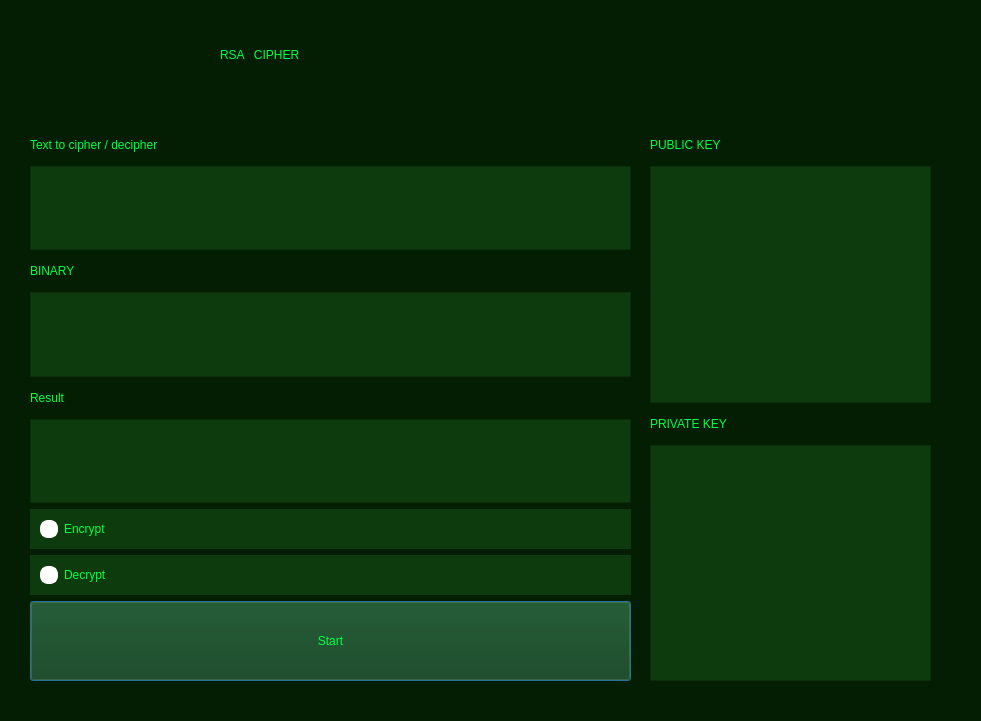
<?xml version="1.0" encoding="UTF-8"?>
<ui version="4.0">
 <class>Dialog</class>
 <widget class="QDialog" name="Dialog">
  <property name="geometry">
   <rect>
    <x>0</x>
    <y>0</y>
    <width>981</width>
    <height>721</height>
   </rect>
  </property>
  <property name="windowTitle">
   <string>Dialog</string>
  </property>
  <widget class="QWidget" name="widget_2" native="true">
   <property name="geometry">
    <rect>
     <x>0</x>
     <y>0</y>
     <width>1371</width>
     <height>901</height>
    </rect>
   </property>
   <property name="styleSheet">
    <string notr="true">background-color: rgb(4, 30, 4);</string>
   </property>
   <widget class="QWidget" name="widget" native="true">
    <property name="geometry">
     <rect>
      <x>30</x>
      <y>130</y>
      <width>601</width>
      <height>551</height>
     </rect>
    </property>
    <property name="styleSheet">
     <string notr="true">background-color: rgb(4, 30, 4);</string>
    </property>
    <layout class="QVBoxLayout" name="verticalLayout">
     <item>
      <widget class="QLabel" name="label_2">
       <property name="minimumSize">
        <size>
         <width>0</width>
         <height>30</height>
        </size>
       </property>
       <property name="styleSheet">
        <string notr="true">font: 24pt &quot;ArcadeClassic&quot;;
color:rgb(0, 255, 65);</string>
       </property>
       <property name="text">
        <string>Text to cipher / decipher</string>
       </property>
      </widget>
     </item>
     <item>
      <widget class="QTextEdit" name="textEdit_plainText">
       <property name="styleSheet">
        <string notr="true">background-color: rgb(13, 59, 13);
color:rgb(0, 255, 65);</string>
       </property>
       <property name="html">
        <string>&lt;!DOCTYPE HTML PUBLIC &quot;-//W3C//DTD HTML 4.0//EN&quot; &quot;http://www.w3.org/TR/REC-html40/strict.dtd&quot;&gt;
&lt;html&gt;&lt;head&gt;&lt;meta name=&quot;qrichtext&quot; content=&quot;1&quot; /&gt;&lt;style type=&quot;text/css&quot;&gt;
p, li { white-space: pre-wrap; }
&lt;/style&gt;&lt;/head&gt;&lt;body style=&quot; font-family:'MS Shell Dlg 2'; font-size:7.8pt; font-weight:400; font-style:normal;&quot;&gt;
&lt;p style=&quot;-qt-paragraph-type:empty; margin-top:0px; margin-bottom:0px; margin-left:0px; margin-right:0px; -qt-block-indent:0; text-indent:0px;&quot;&gt;&lt;br /&gt;&lt;/p&gt;&lt;/body&gt;&lt;/html&gt;</string>
       </property>
      </widget>
     </item>
     <item>
      <widget class="QLabel" name="label_6">
       <property name="minimumSize">
        <size>
         <width>0</width>
         <height>30</height>
        </size>
       </property>
       <property name="styleSheet">
        <string notr="true">font: 24pt &quot;ArcadeClassic&quot;;
color:rgb(0, 255, 65);</string>
       </property>
       <property name="text">
        <string>BINARY</string>
       </property>
      </widget>
     </item>
     <item>
      <widget class="QTextEdit" name="textEdit_binaryText">
       <property name="styleSheet">
        <string notr="true">background-color: rgb(13, 59, 13);
color:rgb(0, 255, 65);</string>
       </property>
       <property name="html">
        <string>&lt;!DOCTYPE HTML PUBLIC &quot;-//W3C//DTD HTML 4.0//EN&quot; &quot;http://www.w3.org/TR/REC-html40/strict.dtd&quot;&gt;
&lt;html&gt;&lt;head&gt;&lt;meta name=&quot;qrichtext&quot; content=&quot;1&quot; /&gt;&lt;style type=&quot;text/css&quot;&gt;
p, li { white-space: pre-wrap; }
&lt;/style&gt;&lt;/head&gt;&lt;body style=&quot; font-family:'MS Shell Dlg 2'; font-size:7.8pt; font-weight:400; font-style:normal;&quot;&gt;
&lt;p style=&quot;-qt-paragraph-type:empty; margin-top:0px; margin-bottom:0px; margin-left:0px; margin-right:0px; -qt-block-indent:0; text-indent:0px;&quot;&gt;&lt;br /&gt;&lt;/p&gt;&lt;/body&gt;&lt;/html&gt;</string>
       </property>
      </widget>
     </item>
     <item>
      <widget class="QLabel" name="label_3">
       <property name="minimumSize">
        <size>
         <width>0</width>
         <height>30</height>
        </size>
       </property>
       <property name="styleSheet">
        <string notr="true">font: 24pt &quot;ArcadeClassic&quot;;
color:rgb(0, 255, 65);</string>
       </property>
       <property name="text">
        <string>Result</string>
       </property>
      </widget>
     </item>
     <item>
      <widget class="QTextEdit" name="textEdit_cipheredText">
       <property name="styleSheet">
        <string notr="true">background-color: rgb(13, 59, 13);
color:rgb(0, 255, 65);</string>
       </property>
       <property name="html">
        <string>&lt;!DOCTYPE HTML PUBLIC &quot;-//W3C//DTD HTML 4.0//EN&quot; &quot;http://www.w3.org/TR/REC-html40/strict.dtd&quot;&gt;
&lt;html&gt;&lt;head&gt;&lt;meta name=&quot;qrichtext&quot; content=&quot;1&quot; /&gt;&lt;style type=&quot;text/css&quot;&gt;
p, li { white-space: pre-wrap; }
&lt;/style&gt;&lt;/head&gt;&lt;body style=&quot; font-family:'MS Shell Dlg 2'; font-size:7.8pt; font-weight:400; font-style:normal;&quot;&gt;
&lt;p style=&quot;-qt-paragraph-type:empty; margin-top:0px; margin-bottom:0px; margin-left:0px; margin-right:0px; -qt-block-indent:0; text-indent:0px;&quot;&gt;&lt;br /&gt;&lt;/p&gt;&lt;/body&gt;&lt;/html&gt;</string>
       </property>
      </widget>
     </item>
     <item>
      <widget class="QRadioButton" name="radioButton_Encrypt">
       <property name="minimumSize">
        <size>
         <width>0</width>
         <height>40</height>
        </size>
       </property>
       <property name="whatsThis">
        <string>&lt;html&gt;&lt;head/&gt;&lt;body&gt;&lt;p align=&quot;center&quot;&gt;&lt;br/&gt;&lt;/p&gt;&lt;/body&gt;&lt;/html&gt;</string>
       </property>
       <property name="styleSheet">
        <string notr="true">QRadioButton {
    background-color: rgb(13, 59, 13);
    font: 16pt &quot;ArcadeClassic&quot;;
    color:rgb(0, 255, 65);
    padding-left: 10px;
    padding-right: 10px;
}

QRadioButton::indicator {
    width: 14px;
    height: 14px;
    border-radius: 8px;
    border: 2px solid white;
    background-color: white;
}

QRadioButton::indicator:checked {
    background-color: rgb(147, 145, 122);
    border: 2px solid white;
}</string>
       </property>
       <property name="text">
        <string>Encrypt</string>
       </property>
      </widget>
     </item>
     <item>
      <widget class="QRadioButton" name="radioButton_Decrypt">
       <property name="minimumSize">
        <size>
         <width>0</width>
         <height>40</height>
        </size>
       </property>
       <property name="whatsThis">
        <string>&lt;html&gt;&lt;head/&gt;&lt;body&gt;&lt;p align=&quot;center&quot;&gt;&lt;br/&gt;&lt;/p&gt;&lt;/body&gt;&lt;/html&gt;</string>
       </property>
       <property name="styleSheet">
        <string notr="true">QRadioButton {
    background-color: rgb(13, 59, 13);
    font: 16pt &quot;ArcadeClassic&quot;;
    color:rgb(0, 255, 65);
    padding-left: 10px;
    padding-right: 10px;
}

QRadioButton::indicator {
    width: 14px;
    height: 14px;
    border-radius: 8px;
    border: 2px solid white;
    background-color: white;
}

QRadioButton::indicator:checked {
    background-color: rgb(147, 145, 122);
    border: 2px solid white;
}</string>
       </property>
       <property name="text">
        <string>Decrypt</string>
       </property>
      </widget>
     </item>
     <item>
      <widget class="QPushButton" name="pushButton">
       <property name="minimumSize">
        <size>
         <width>0</width>
         <height>80</height>
        </size>
       </property>
       <property name="styleSheet">
        <string notr="true">background-color: rgb(13, 59, 13);
font: 16pt &quot;ArcadeClassic&quot;;
color:rgb(0, 255, 65);</string>
       </property>
       <property name="text">
        <string>Start</string>
       </property>
      </widget>
     </item>
    </layout>
   </widget>
   <widget class="QLabel" name="label">
    <property name="geometry">
     <rect>
      <x>220</x>
      <y>-20</y>
      <width>551</width>
      <height>150</height>
     </rect>
    </property>
    <property name="minimumSize">
     <size>
      <width>0</width>
      <height>150</height>
     </size>
    </property>
    <property name="styleSheet">
     <string notr="true">qproperty-alignment: 'AlignHCenter | AlignVCenter';
font: 81 60pt &quot;ArcadeClassic&quot;; color:rgb(0, 255, 65);


</string>
    </property>
    <property name="text">
     <string>RSA   CIPHER</string>
    </property>
   </widget>
   <widget class="QWidget" name="widget_3" native="true">
    <property name="geometry">
     <rect>
      <x>650</x>
      <y>130</y>
      <width>281</width>
      <height>551</height>
     </rect>
    </property>
    <layout class="QVBoxLayout" name="verticalLayout_2">
     <item>
      <widget class="QLabel" name="label_4">
       <property name="minimumSize">
        <size>
         <width>0</width>
         <height>30</height>
        </size>
       </property>
       <property name="styleSheet">
        <string notr="true">font: 24pt &quot;ArcadeClassic&quot;;
color:rgb(0, 255, 65);</string>
       </property>
       <property name="text">
        <string>PUBLIC KEY</string>
       </property>
      </widget>
     </item>
     <item>
      <widget class="QTextEdit" name="textEdit_publicKey">
       <property name="styleSheet">
        <string notr="true">background-color: rgb(13, 59, 13);
color:rgb(0, 255, 65);</string>
       </property>
       <property name="html">
        <string>&lt;!DOCTYPE HTML PUBLIC &quot;-//W3C//DTD HTML 4.0//EN&quot; &quot;http://www.w3.org/TR/REC-html40/strict.dtd&quot;&gt;
&lt;html&gt;&lt;head&gt;&lt;meta name=&quot;qrichtext&quot; content=&quot;1&quot; /&gt;&lt;style type=&quot;text/css&quot;&gt;
p, li { white-space: pre-wrap; }
&lt;/style&gt;&lt;/head&gt;&lt;body style=&quot; font-family:'MS Shell Dlg 2'; font-size:7.8pt; font-weight:400; font-style:normal;&quot;&gt;
&lt;p style=&quot;-qt-paragraph-type:empty; margin-top:0px; margin-bottom:0px; margin-left:0px; margin-right:0px; -qt-block-indent:0; text-indent:0px;&quot;&gt;&lt;br /&gt;&lt;/p&gt;&lt;/body&gt;&lt;/html&gt;</string>
       </property>
      </widget>
     </item>
     <item>
      <widget class="QLabel" name="label_5">
       <property name="minimumSize">
        <size>
         <width>0</width>
         <height>30</height>
        </size>
       </property>
       <property name="styleSheet">
        <string notr="true">font: 24pt &quot;ArcadeClassic&quot;;
color:rgb(0, 255, 65);</string>
       </property>
       <property name="text">
        <string>PRIVATE KEY</string>
       </property>
      </widget>
     </item>
     <item>
      <widget class="QTextEdit" name="textEdit_privateKey">
       <property name="styleSheet">
        <string notr="true">background-color: rgb(13, 59, 13);
color:rgb(0, 255, 65);</string>
       </property>
       <property name="html">
        <string>&lt;!DOCTYPE HTML PUBLIC &quot;-//W3C//DTD HTML 4.0//EN&quot; &quot;http://www.w3.org/TR/REC-html40/strict.dtd&quot;&gt;
&lt;html&gt;&lt;head&gt;&lt;meta name=&quot;qrichtext&quot; content=&quot;1&quot; /&gt;&lt;style type=&quot;text/css&quot;&gt;
p, li { white-space: pre-wrap; }
&lt;/style&gt;&lt;/head&gt;&lt;body style=&quot; font-family:'MS Shell Dlg 2'; font-size:7.8pt; font-weight:400; font-style:normal;&quot;&gt;
&lt;p style=&quot;-qt-paragraph-type:empty; margin-top:0px; margin-bottom:0px; margin-left:0px; margin-right:0px; -qt-block-indent:0; text-indent:0px;&quot;&gt;&lt;br /&gt;&lt;/p&gt;&lt;/body&gt;&lt;/html&gt;</string>
       </property>
      </widget>
     </item>
    </layout>
   </widget>
  </widget>
 </widget>
 <resources/>
 <connections/>
</ui>
